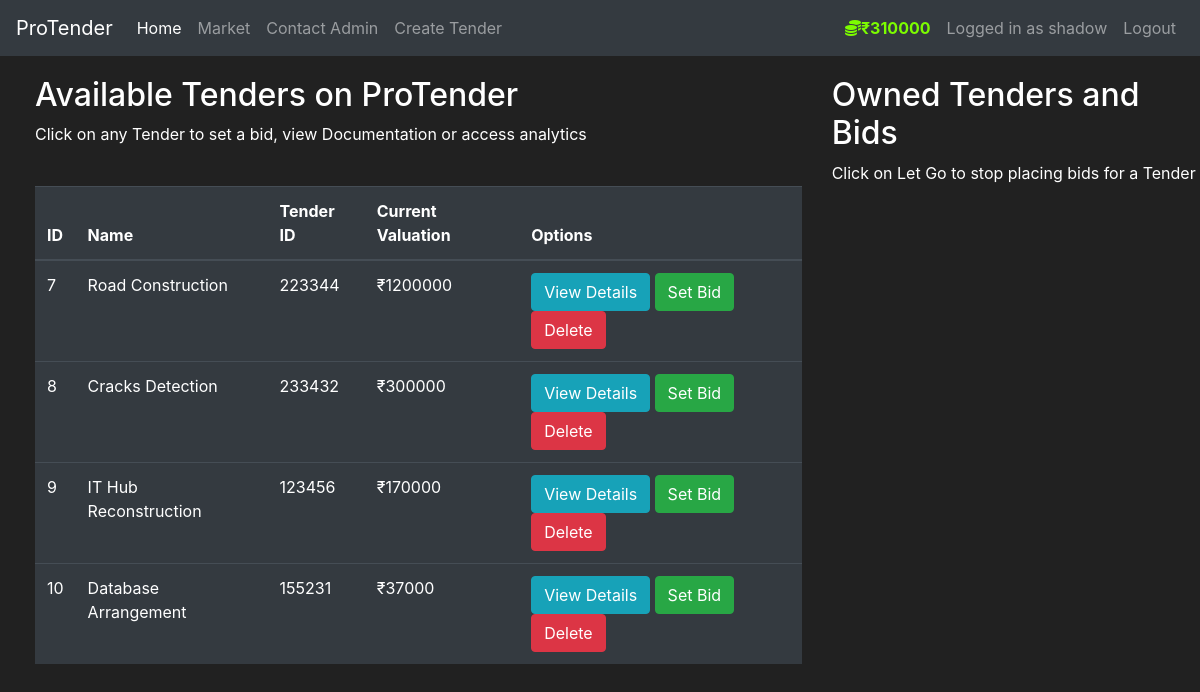
Page /market/ (signed in) on the earlier database version.
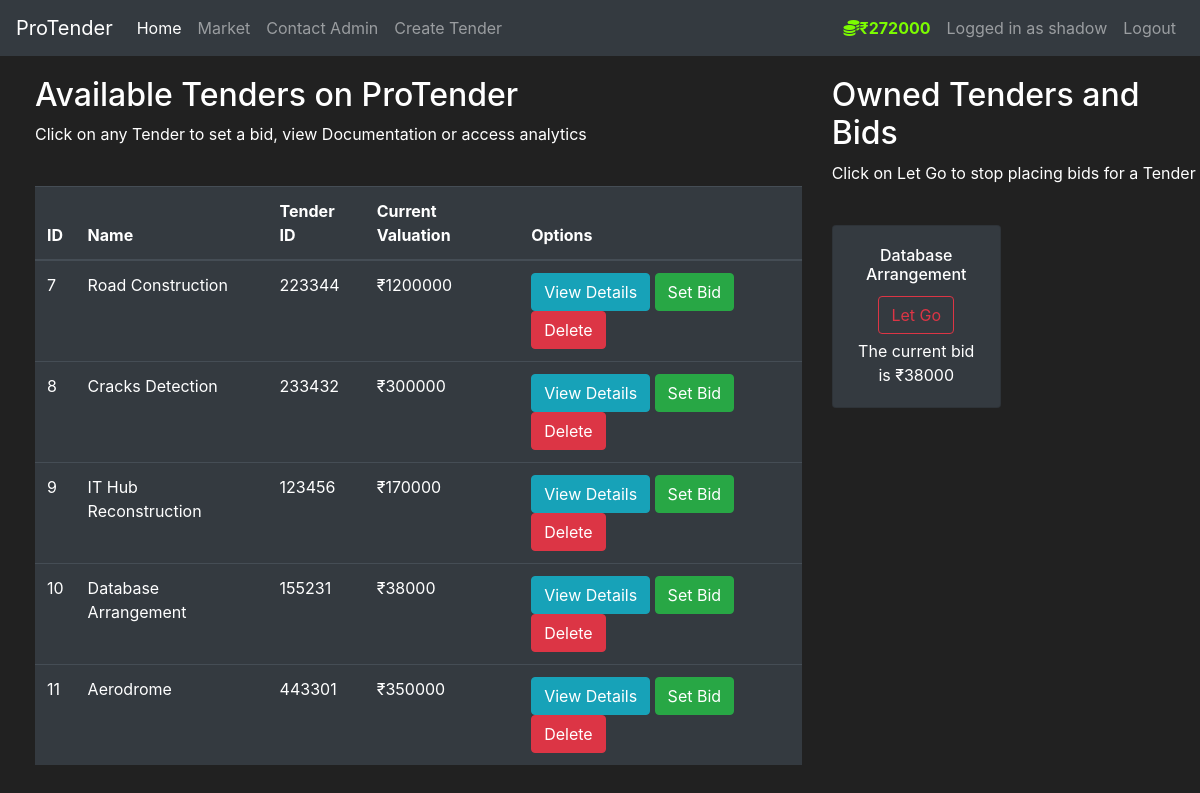
Same page on the later database version.
### tms/models.py (models this page shows, shortened)
class User(db.Model,UserMixin):
    id = db.Column(db.Integer(), primary_key=True)
    username = db.Column(db.String(length=30), nullable=False, unique=True)
    email_address = db.Column(db.String(length=50), nullable=False, unique=True)
    password_hash = db.Column(db.String(length=60), nullable=False)
    budget = db.Column(db.Integer(), nullable=False, default=1000000)
    owned_items = db.relationship('Item', backref='owned_user', lazy=True)
    bids = db.relationship('Bid', backref='bidder', lazy=True)
    @property
    def password(self):
        return self.password

class Item(db.Model):
    id=db.Column(db.Integer(),primary_key=True)
    name=db.Column(db.String(length=60),nullable=False,unique=True)
    price=db.Column(db.Integer(),nullable=False)
    tid=db.Column(db.String(length=12),nullable=False,unique=True)
    desc=db.Column(db.String(length=2000),nullable=False,unique=True)
    owner=db.Column(db.Integer(),db.ForeignKey('user.id'))
    bids = db.relationship('Bid', backref='tender', lazy=True)
    closing_date = db.Column(db.DateTime)

### tms/routes.py (the view, shortened to what this page needs)
@app.route('/market/', methods=['GET', 'POST'])
@login_required
def market_page():
    bid_form = SetBidForm()
    sell_form = SellTenderForm()
    if request.method=='GET':
        items = Item.query.all()
        owned_items=Item.query.filter_by(owner=current_user.id)
    return render_template('market.html', bid_form=bid_form, sell_form=sell_form, items=items)

### tms/models.py (called while the page is built)
@login_manager.user_loader
def load_user(user_id):
    return User.query.get(int(user_id))

### tms/templates/market.html (shortened to what this page needs)
{% extends 'base.html' %} {% block title %} Market Page {% endblock %} {%block
navlink%}
<li class="nav-item">
  <a
    class="nav-link"
    data-toggle="modal"
    style="cursor: pointer"
    data-target="#Modal-TenderCreate"
    >Create Tender</a
  >
</li>
{%endblock%}
{%block leftnavlink%}
<li class="nav-item">
  <a class="nav-link" href="#"
  data-toggle="modal"
  data-target="#Modal-SetBudget"
  style="color: lawngreen; font-weight: bold">
    <i class="fas fa-coins"></i>₹{{ current_user.budget }}
  </a>
</li>
{%endblock%}
{% block content %}
<div class="row" style="margin-top: 20px; margin-left: 20px">
  <div class="col-8">
    <h2>Available Tenders on ProTender</h2>
    <p>
      Click on any Tender to set a bid, view Documentation or access analytics
    </p>
    <br />
    <table class="table table-hover table-dark">
      <thead>
        <tr>
          <th scope="col">ID</th>
          <th scope="col">Name</th>
          <th scope="col">Tender ID</th>
          <th scope="col">Current Valuation</th>
          <th scope="col">Options</th>
        </tr>
      </thead>
      <tbody>
        {% for item in items %} {% include 'components/items_modals.html' %}
        <tr>
          <td>{{ item.id }}</td>
          <td>{{ item.name }}</td>
          <td>{{ item.tid }}</td>
          <td>₹{{ item.price }}</td>
          <td>
            <button
              class="btn btn-outline btn-info"
              data-toggle="modal"
              data-target="#Modal-MoreInfo-{{item.id}}"
            >
              View Details
            </button>
            <button
              class="btn btn-outline btn-success"
              data-toggle="modal"
              data-target="#Modal-PurchaseConfirm-{{item.id}}"
            >
              Set Bid
            </button>
            <button
              class="btn btn-outline btn-danger"
              onclick="deleteTender('{{item.id}}')"
            >
              Delete
            </button>
          </td>
        </tr>
        {% endfor %}
      </tbody>
    </table>
  </div>
  <div class="col-4">
    <h2>Owned Tenders and Bids</h2>
    <p>Click on Let Go to stop placing bids for a Tender</p>
    <br />
    <div class="row">
      {% for owned_item in current_user.owned_items %} {% include
      <div class="col-md-6">
        <div style="margin-bottom: 5px" class="card text-center bg-dark">
          <div class="card-body">
            <h6 class="card-title">{{ owned_item.name }}</h6>
            <button
              type="button"
              class="btn btn-outline-danger"
              style="margin-bottom: 5px"
              data-toggle="modal"
              data-target="#Modal-SellConfirm-{{ owned_item.id }}"
            >
              Let Go
            </button>
            <p class="card-text">The current bid is ₹{{owned_item.price}}</p>
          </div>
        </div>
      </div>
      {% endfor %}
    </div>
  </div>
</div>
{% endblock %}

### tms/templates/base.html (shortened to what this page needs)
<!DOCTYPE html>
<html lang="en">
  <head>
    <link
      rel="stylesheet"
      href="https://cdn.jsdelivr.net/npm/bootstrap@4.5.3/dist/css/bootstrap.min.css"
    />
  </head>
  <body>
    <nav class="navbar navbar-expand-md navbar-dark bg-dark">
      <a class="navbar-brand" href="#">ProTender</a>
      <div class="collapse navbar-collapse" id="navbarNav">
        <ul class="navbar-nav mr-auto">
          <li class="nav-item active">
            <a class="nav-link" href="{{ url_for('home_page') }}"
              >Home <span class="sr-only">(current)</span></a
            >
          </li>
          <li class="nav-item">
            <a class="nav-link" href="{{ url_for('market_page') }}">Market</a>
          </li>
          <li class="nav-item">
            <a class="nav-link" href="{{ url_for('contact_page') }}">Contact Admin</a>
          </li>
          {%block navlink%}{%endblock%}
        </ul>
        {% if current_user.is_authenticated %}
        <ul class="navbar-nav">
          {%block leftnavlink%}{%endblock%}
          <li class="nav-item">
            <a class="nav-link">Logged in as {{ current_user.username }}</a>
          </li>
          <li class="nav-item">
            <a class="nav-link" href="{{ url_for('logout_page') }}">Logout</a>
          </li>
        </ul>
        {% endif %}
      </div>
    </nav>
    {% block content %} {% endblock %}
  </body>
</html>

Differences in the rows shown:
changed User "shadow": budget "310000" → "272000"
now on one of the page's lists (row edited): Item: name "Database Arrangement", price "38000"
changed Item "Database Arrangement": price "37000" → "38000"
added Item: id "11", name "Aerodrome", tid "443301", price "350000", shown under "Available Tenders on ProTender"
